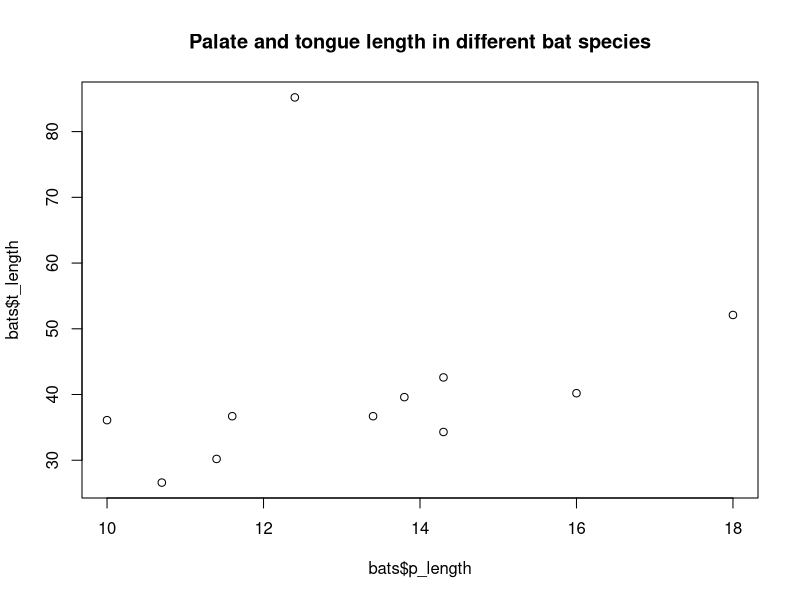
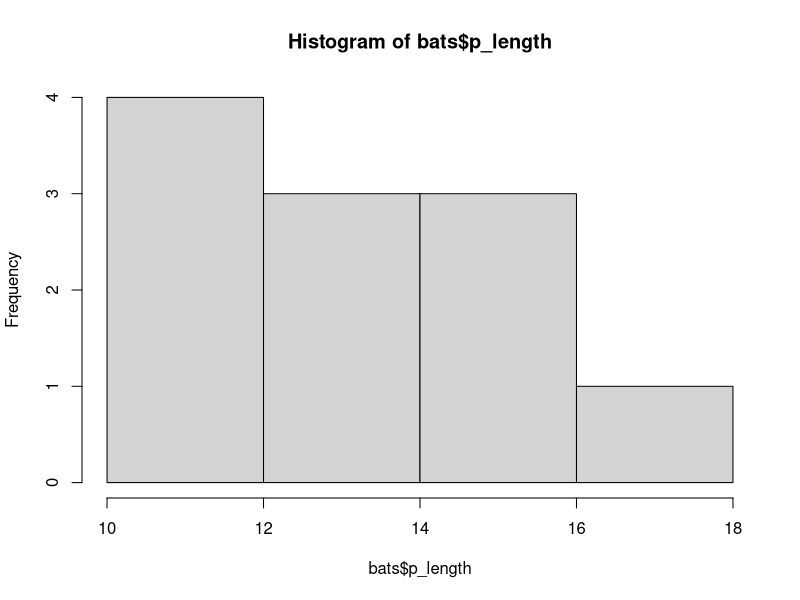
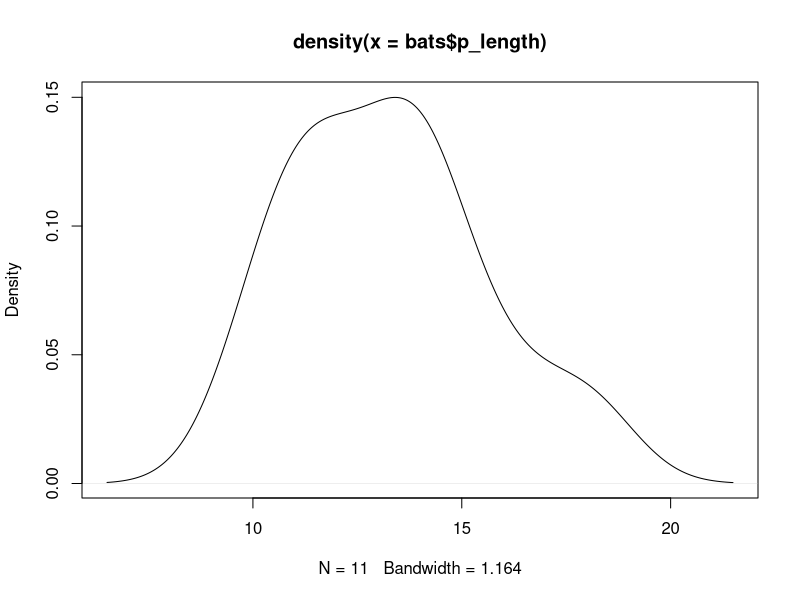
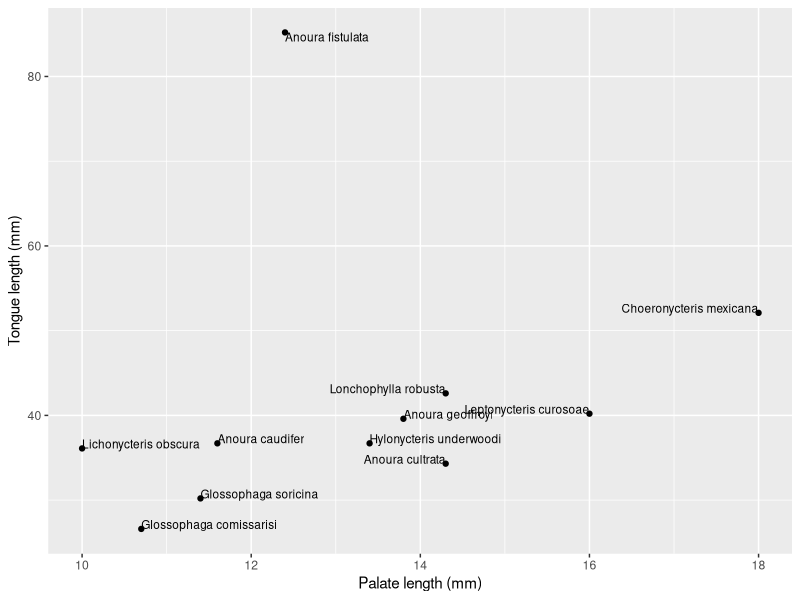
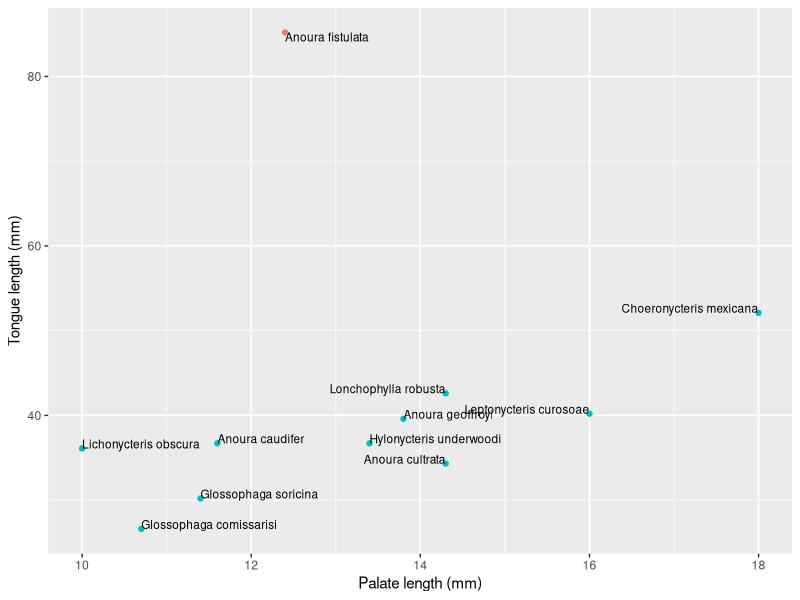

Generate these figures, in order, with R:
## ---- chunk 1
knitr::opts_chunk$set(echo =TRUE)
knitr::opts_knit$set("~/Biology/146/Lab 1")
## ---- chunk 2
### ya!
2+2
1+7
5*8
12/3
12.1/3
## ---- chunk 3

getwd()

## ---- chunk 4
list.files()

## ---- chunk 5
# Read in the data

# Note: you can comment on your code within a chunk by preceding it with a "#"

bats = read.csv("battongues.csv")
# Here we just created a variable called bats that contains all the data. 


# Now we can look at it:
bats

## ---- chunk 6
# Try uncommenting this:
#View(bats)

# I like to use the following functions to get to know the data:
head(bats)
dim(bats)
summary(bats)

# look up the help files for these functions. What do they do?

## ---- chunk 7
names(bats)

# If we want to change all the names we can do this:
names(bats) = c("Sp", "Palate","Tongue")

# check it out
names(bats)

# If we want to change just the first column, we do this:
names(bats)[1] = "Species"

# Your turn: change the second column name to "p_length" and the third column name to "t_length"


# hint: you can do this in one go!
names(bats)[2:3] = c("p_length","t_length")
head(bats)

## ---- chunk 8
# making a plot is as simple as:

plot(bats$p_length, bats$t_length, main="Palate and tongue length in different bat species")

hist(bats$p_length)
plot(density(bats$p_length))


## ---- chunk 9
# install(ggplot2)
library(ggplot2)

# Copy this code and paste it below in the same chunk. Then play around with the parameters. Can you figure out how to change the color of only one point?

ggplot(bats, aes(x=p_length, y=t_length))+
  geom_point()+
  geom_text(aes(label=Species), size=3, vjust="inward", hjust="inward")+
  labs(x="Palate length (mm)", y="Tongue length (mm)")

# one of many ways to do this:
ggplot(bats, aes(x=p_length, y=t_length))+
  geom_point(aes(color=ifelse(t_length>60,"A","B")))+
  guides(color=F)+
  geom_text(aes(label=Species), size=3, vjust="inward", hjust="inward")+
  labs(x="Palate length (mm)", y="Tongue length (mm)")

